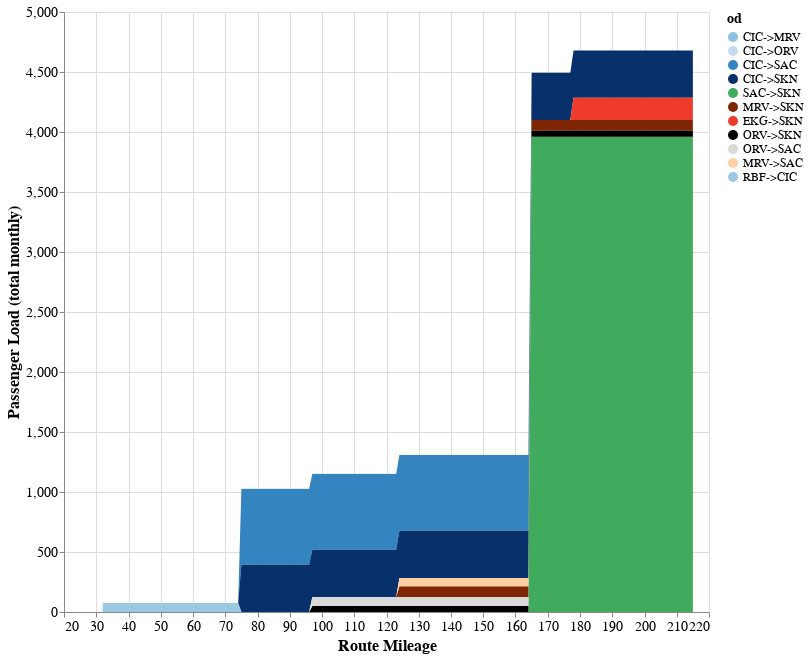

The cell this chart's notebook holds for it:
### Code cell
chart

### Figure 1 — Vega specification as saved in the notebook (floating-point values rounded to 4 significant figures; data arrays with more than 128 entries replaced by an {"elided": "..."} marker saying what was removed)
{"$schema": "https://vega.github.io/schema/vega/v5.json", "data": [{"name": "source_0", "values": {"elided": "2024 records"}}, {"name": "source_0_x_domain_route_mileage", "values": [{"min": 32.0, "max": 215.0}]}], "marks": [{"type": "group", "name": "pathgroup", "from": {"facet": {"data": "source_0", "name": "faceted_path_main", "groupby": ["od"]}}, "encode": {"update": {"height": {"field": {"signal": null, "datum": null, "group": "height", "parent": null}}, "width": {"field": {"signal": null, "datum": null, "group": "width", "parent": null}}}}, "marks": [{"type": "area", "name": "marks", "from": {"data": "faceted_path_main"}, "sort": {"field": "x"}, "encode": {"update": {"x": {"field": "route_mileage", "scale": "x"}, "y2": {"field": "sum_ridership_start", "scale": "y"}, "tooltip": {"signal": "{\"departing_station\": isValid(datum[\"departing_station\"]) ? datum[\"departing_station\"] : \"\"+datum[\"departing_station\"], \"od\": isValid(datum[\"od\"]) ? datum[\"od\"] : \"\"+datum[\"od\"], \"ridership\": format(datum[\"ridership\"], \"\")}"}, "defined": {"signal": "isValid(datum[\"route_mileage\"]) && isFinite(+datum[\"route_mileage\"]) && isValid(datum[\"sum_ridership\"]) && isFinite(+datum[\"sum_ridership\"])"}, "orient": {"value": "vertical"}, "y": {"field": "sum_ridership_end", "scale": "y"}, "fill": {"field": "od", "scale": "color"}}}, "style": ["area"]}]}], "scales": [{"name": "x", "type": "linear", "domain": [{"signal": "(data(\"source_0_x_domain_route_mileage\")[0] || {}).min"}, {"signal": "(data(\"source_0_x_domain_route_mileage\")[0] || {}).max"}], "range": [0, {"signal": "width"}], "zero": false, "nice": true}, {"name": "y", "type": "linear", "domain": {"data": "source_0", "fields": ["sum_ridership_start", "sum_ridership_end"]}, "range": [{"signal": "height"}, 0], "nice": true, "zero": true}, {"name": "color", "type": "ordinal", "domain": ["CIC->MRV", "CIC->ORV", "CIC->SAC", "CIC->SKN", "SAC->SKN", "MRV->SKN", "EKG->SKN", "ORV->SKN", "ORV->SAC", "MRV->SAC", "RBF->CIC"], "range": ["#8cc0dd", "#c6dbef", "#3484bf", "#08306b", "#41ab5d", "#7f2704", "#ef3b2c", "#000000", "#d9d9d9", "#fdd0a2", "#9bc9e1"]}], "axes": [{"scale": "x", "gridScale": "y", "tickCount": {"signal": "ceil(width/40)"}, "aria": false, "grid": true, "labels": false, "domain": false, "maxExtent": 0, "minExtent": 0, "ticks": false, "zindex": 0, "orient": "bottom"}, {"scale": "y", "domain": false, "tickCount": {"signal": "ceil(height/40)"}, "zindex": 0, "minExtent": 0, "maxExtent": 0, "ticks": false, "gridScale": "x", "aria": false, "orient": "left", "grid": true, "labels": false}, {"scale": "x", "grid": false, "labelFlush": true, "title": "Route Mileage", "orient": "bottom", "labelOverlap": true, "tickCount": {"signal": "ceil(width/40)"}, "zindex": 0}, {"scale": "y", "orient": "left", "grid": false, "title": "Passenger Load (total monthly)", "labelOverlap": true, "tickCount": {"signal": "ceil(height/40)"}, "zindex": 0}], "background": "white", "height": 600, "style": "cell", "legends": [{"labelFontSize": 12, "symbolLimit": 0, "titleFontSize": 14, "fill": "color", "symbolType": "circle", "title": "od"}], "config": {"axis": {"labelFontSize": 14, "titleFontSize": 16}}, "padding": 5, "width": 645}
